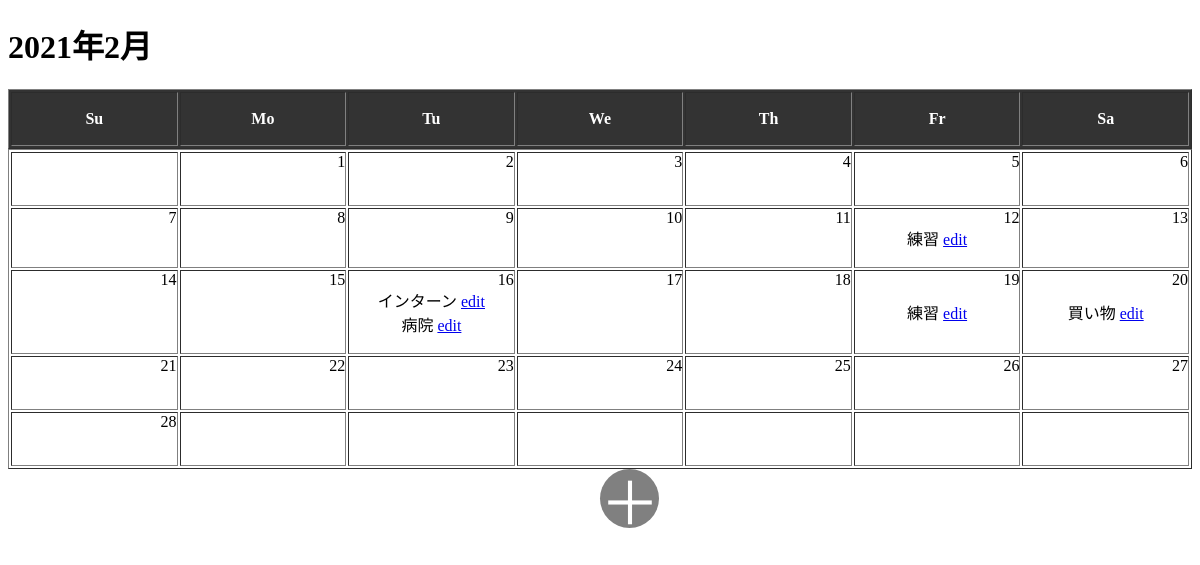
Before: /all_list/cal with the older database file.
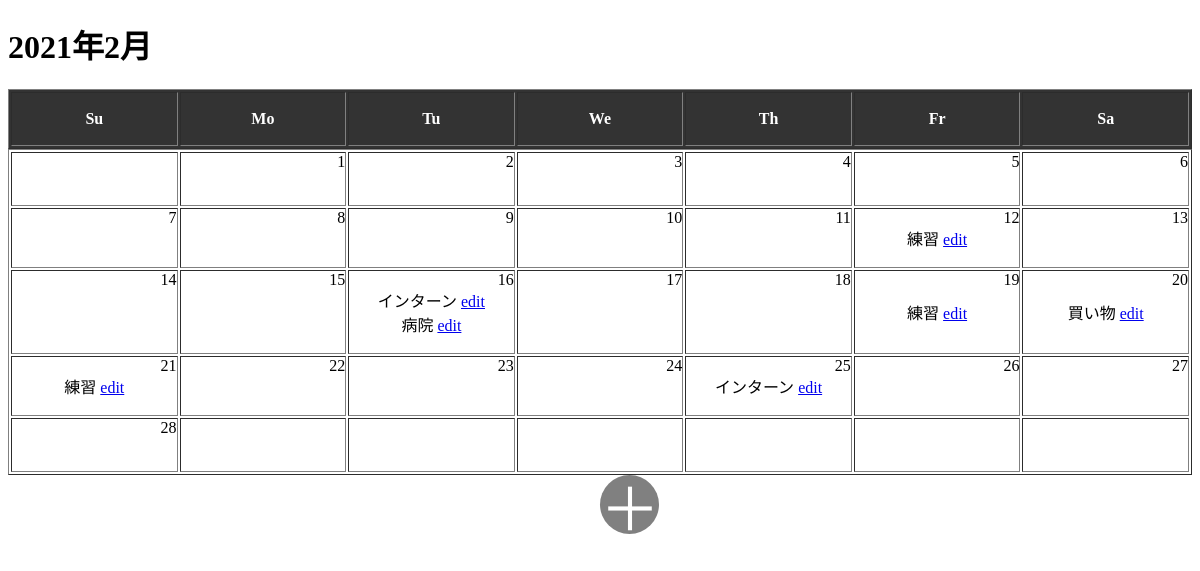
After: the same page with the newer database file.
### all_list/models.py (models this page shows)
class ToDo(models.Model):
    end = models.BooleanField()
    task = models.CharField(max_length=100)
    limit = models.DateField()
    memo = models.CharField(max_length=500)
    def multi_return(self):
        return self.task, self.limit

### all_list/views.py (the view)
# urls.py: path('cal', views.show_cal, name='show_cal'),
def show_cal(request):
    year = 2021
    month = 2
    year_and_month = str(year) + "年" + str(month) + "月"
    day_count = calendar.monthrange(year, month)[1]
    calendar.setfirstweekday(6)
    cal_data = calendar.monthcalendar(year, month)
    print(cal_data)
    day = 0
    monthly_calendar = []
    for i in range(len(cal_data)):
        temporary_cal_data = ['' if day == 0 else str(day) for day in cal_data[i]]
        temporary_list = []
        print(temporary_cal_data)
        for j in range(len(temporary_cal_data)):
            if temporary_cal_data[j] != '':
                day += 1
            else:
                temporary_data = [temporary_cal_data[j], '']
                temporary_list.append(temporary_data)
            try:
                temporary_date = dt.date(year, month, day)
                date = '{0:%Y-%m-%d}'.format(temporary_date)
                print(date)
                task_list = show_task(request, date)
                temporary_data = [temporary_cal_data[j], task_list]
                temporary_list.append(temporary_data)
            except ValueError:
                print('x')
            if len(temporary_list) == 7:
                monthly_calendar.append(temporary_list)
                print('append')
                print(temporary_list)
            if day == day_count:
                day += 1
            print('for')
            print(temporary_list)
            print(len(temporary_list))
    print('mon:')
    print(monthly_calendar)
    params = {
        'year_and_month': year_and_month,
        'monthly_calendar': monthly_calendar,
    }
    return render(request, 'all_list/index.html', params)

### all_list/views.py (called while the page is built)
def show_task(request, date):
    data = ToDo.objects.all()
    task_data = []
    for get_data in data:
        temporary_data = get_data.multi_return()
        if str(temporary_data[1]) == str(date):
            temporary_list = [temporary_data[0], get_data.id]
            task_data.append(temporary_list)
    if len(task_data) == 0:
        task_data.append('')
    return task_data

### all_list/templates/all_list/index.html (shortened to what this page needs)
{% load static %}
<!DOCTYPE html>
<html lang="jp">
<head>
</head>
<body>
    <h1>
        {{ year_and_month }}
    </h1>
    <div>
        <table class="fixbox", border="1">
            <tr>
                <th>
                    <p align="center">
                        Su
                    </p>
                </th>
                <th>
                    <p align="center">
                        Mo
                    </p>
                </th>
                <th>
                    <p align="center">
                        Tu
                    </p>
                </th>
                <th>
                    <p align="center">
                        We
                    </p>
                </th>
                <th>
                    <p align="center">
                        Th
                    </p>
                </th>
                <th>
                    <p align="center">
                        Fr
                    </p>
                </th>
                <th>
                    <p align="center">
                        Sa
                    </p>
                </th>
            </tr>
        </table>
        <table border="1" , width="100%">
            {% for data in monthly_calendar %}
            <tr class="calrow">
                {% for day, todo in data %}
                <td class="calbox">
                    <p>
                        <span class="day">
                            {{ day }}
                        </span>
                        {% for task in todo %}
                        <span class="todo">
                            {{ task.0 }}
                            {% if task.1 < 50000000 %}
                            <a href="{% url 'edit_todo' task.1 %}">edit</a>
                            {% endif %}
                        </span>
                        {% endfor %}
                    </p>
                </td>
                {% endfor %}
            </tr>
            {% endfor %}
        </table>
    </div>
    <div class="btn">
        <a href="/all_list/create_todo" class="link">＋</a>
    </div>
</body>
</html>

### all_list/templates/all_list/index.html (style rules this page uses)
table { width: 100%; table-layout: fixed; }
.fixbox { border: 1; width: 100%; top: 5px; position: sticky; color: #fff; background: #333; z-index: 1; }
.calbox { width: 100%; table-layout: fixed; height: auto; position: relative; }
.day { position: absolute; right: 0%; top: 0%; }
.todo { display: inline-block; width: 100%; text-align: center; }
.btn { position: relative; width: 5%; padding-top: 5%; background: gray; border-radius: 50%; left: 50%; }
.link { position: absolute; top: 50%; left: 0; transform: translateY(-50%); width: 100%; text-align: center; font-size: 5vw; color: white; text-decoration: none; }

Changed rows visible on the page:
added ToDo: task "練習"
added ToDo: task "インターン"
Other visible differences:
new list line: "edit edit"
